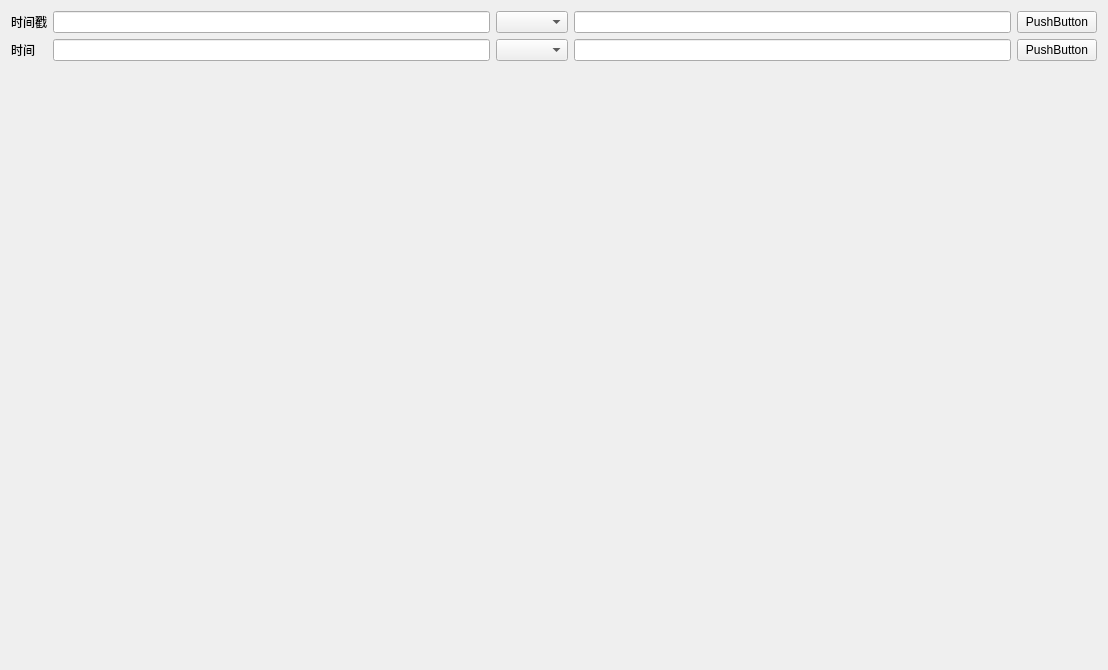
<?xml version="1.0" encoding="UTF-8"?>
<ui version="4.0">
 <class>WidgetTimestamp</class>
 <widget class="QWidget" name="WidgetTimestamp">
  <property name="geometry">
   <rect>
    <x>0</x>
    <y>0</y>
    <width>1108</width>
    <height>670</height>
   </rect>
  </property>
  <property name="windowTitle">
   <string>Form</string>
  </property>
  <layout class="QVBoxLayout" name="verticalLayout">
   <item>
    <layout class="QGridLayout" name="gridLayout">
     <item row="1" column="4">
      <widget class="QPushButton" name="pushButton_2">
       <property name="text">
        <string>PushButton</string>
       </property>
      </widget>
     </item>
     <item row="1" column="3">
      <widget class="QLineEdit" name="lineEdit_4"/>
     </item>
     <item row="0" column="3">
      <widget class="QLineEdit" name="lineEdit_2"/>
     </item>
     <item row="1" column="2">
      <widget class="QComboBox" name="comboBox_2"/>
     </item>
     <item row="1" column="0">
      <widget class="QLabel" name="label_2">
       <property name="text">
        <string>时间</string>
       </property>
      </widget>
     </item>
     <item row="0" column="2">
      <widget class="QComboBox" name="comboBox"/>
     </item>
     <item row="0" column="0">
      <widget class="QLabel" name="label">
       <property name="text">
        <string>时间戳</string>
       </property>
      </widget>
     </item>
     <item row="1" column="1">
      <widget class="QLineEdit" name="lineEdit_3"/>
     </item>
     <item row="0" column="4">
      <widget class="QPushButton" name="pushButton">
       <property name="text">
        <string>PushButton</string>
       </property>
      </widget>
     </item>
     <item row="0" column="1">
      <widget class="QLineEdit" name="lineEdit"/>
     </item>
    </layout>
   </item>
   <item>
    <spacer name="verticalSpacer">
     <property name="orientation">
      <enum>Qt::Vertical</enum>
     </property>
     <property name="sizeHint" stdset="0">
      <size>
       <width>20</width>
       <height>589</height>
      </size>
     </property>
    </spacer>
   </item>
  </layout>
 </widget>
 <resources/>
 <connections/>
</ui>
